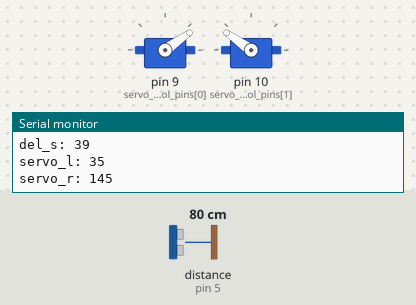
The sketch below on a simulated Arduino Uno, built with avr-gcc and run on an emulated ATmega328P. On the bench: 2 × servo, the last lines printed to the serial monitor. Wiring (inferred from the names in the program): ultrasonic range finder: trigger pin 2; echo pin 5. The test bench sets the inputs (shaded band); at power-on: distance to the obstacle (sensor on pin 5) 80 cm. The echo pulse lasts 58.3 µs per cm.

Above: at 1.2 s.
1.3 s: distance to the obstacle (sensor on pin 5) set to 4 cm
At 2.5 s:
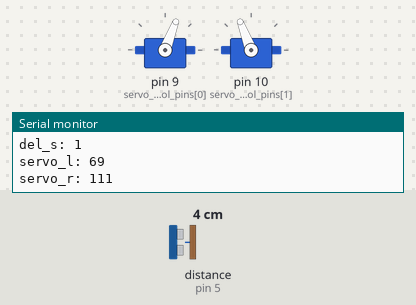
2.8 s: distance to the obstacle (sensor on pin 5) set to 35 cm
At 4.0 s:
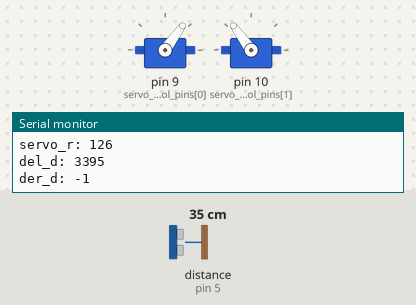
4.3 s: distance to the obstacle (sensor on pin 5) set to 2 cm
At 5.0 s:
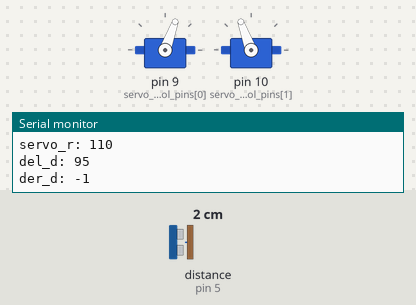
7.3 s: distance to the obstacle (sensor on pin 5) set to 120 cm
At 8.8 s:
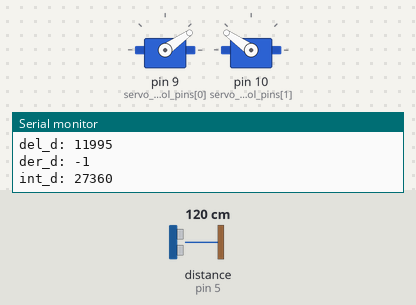
Timing chart, 0 to 9.8 s (numbered marks = the images above; inputs shaded):
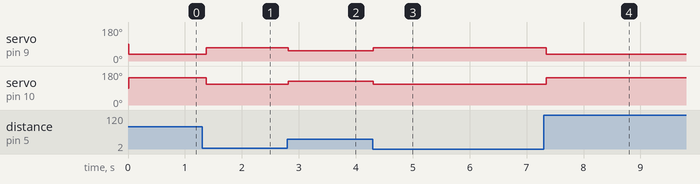

Measured:
- after the input at 1.3 s, servo on pin 9 (servo_control_pins[0]): 35° → 69° after 0.07 s; servo on pin 10 (servo_control_pins[1]): 145° → 111° after 0.07 s
- after the input at 2.8 s, servo on pin 9 (servo_control_pins[0]): 69° → 54° at once; servo on pin 10 (servo_control_pins[1]): 111° → 126° at once
- after the input at 4.3 s, servo on pin 9 (servo_control_pins[0]): 54° → 70° at once; servo on pin 10 (servo_control_pins[1]): 126° → 110° at once
- after the input at 7.3 s, servo on pin 9 (servo_control_pins[0]): 70° → 35° after 0.05 s; servo on pin 10 (servo_control_pins[1]): 110° → 145° after 0.05 s

The sketch:

drive_main.ino
```cpp
#include <Servo.h>

// note: all distances are in m

enum face { left, right, front };

int const sensor_count = 3;
int const sensor_trigger_pin = 2;
int const sensor_echo_pins[sensor_count] = { 3, 4, 5 };
long sensor_echo_distances[sensor_count];

int const servo_count = 2;
Servo servo_controllers[servo_count];
int const servo_control_pins[sensor_count] = { 9, 10 };
int const servo_full_speeds[sensor_count] = { 35, 145 };
int const servo_base_speeds[sensor_count] = { 70, 110 };
int const servo_stop_speed = 90;

// to-do: tune front (11/27/15)
float const pid_proportional[sensor_count] = { 0, 0, 0.005 };
float const pid_integral[sensor_count] = { 0, 0, 0 };
float const pid_derivative[sensor_count] = { 0, 0, 0 };

long const distance_boundary[sensor_count] = { 0, 0, 5 }; // meters

void setup()
{
  pinMode(sensor_trigger_pin, OUTPUT);
  servo_controllers[left].attach(servo_control_pins[left], 1000, 2000);
  servo_controllers[right].attach(servo_control_pins[right], 1000, 2000);
  Serial.begin(9600);
}

void loop()
{
  long static time_then = 0;
  long time_now = millis() / 1000;

  // time since last reading, seconds
  long time_delta = time_now - time_then;

  time_then = time_now;

  // distance to nearest obstacle, meters
  sensor_echo_distances[front] = sensor_read_distance(sensor_echo_pins[front], sensor_trigger_pin);

  long static distance_integral[sensor_count] = { 0, 0, 0 };
  long static distance_delta_then[sensor_count] = { 0, 0, 0 };

  // distance between boundary and obstacle
  long distance_delta_now[sensor_count] =
  {
    0,
    0,
    (sensor_echo_distances[front] - distance_boundary[front])
  };

  distance_integral[front] += (distance_delta_now[front] * time_delta);

  // speed approaching obstacle, m/s
  long distance_derivative[sensor_count] =
  {
    0,
    0,
    ((distance_delta_now[front] - distance_delta_then[front]) / time_delta)
  };

  distance_delta_then[front] = distance_delta_now[front];

  // change in speed to avoid obstacle using pid control
  int speed_delta[sensor_count] =
  {
    0,
    0,
    ((distance_delta_now[front] * pid_proportional[front]) +
    (distance_derivative[front] * pid_derivative[front])  +
    (distance_integral[front] * pid_integral[front]))
  };

  // change sign based on servo direction
  int servo_speeds[servo_count] =
  {
    servo_base_speeds[left] - speed_delta[front],
    servo_base_speeds[right] + speed_delta[front]
  };

  // servos can only go so fast
  if (servo_speeds[left] < servo_full_speeds[left])
    servo_speeds[left] = servo_full_speeds[left];

  if (servo_speeds[right] > servo_full_speeds[right])
    servo_speeds[right] = servo_full_speeds[right];

  // stop if neccessary
  if (servo_speeds[left] > servo_stop_speed)
    servo_speeds[left] = servo_stop_speed;

  if (servo_speeds[right] < servo_stop_speed)
    servo_speeds[right] = servo_stop_speed;

  // update servos with speed changes
  servo_controllers[left].write(servo_speeds[left]);
  servo_controllers[right].write(servo_speeds[right]);

  // print pid parameters
  Serial.print("del_d: ");
  Serial.println(distance_delta_now[front]);
  Serial.print("der_d: ");
  Serial.println(distance_derivative[front]);
  Serial.print("int_d: ");
  Serial.println(distance_integral[front]);
  Serial.print("del_s: ");
  Serial.println(speed_delta[front]);

  Serial.print("servo_l: "); Serial.println(servo_speeds[left]);
  Serial.print("servo_r: "); Serial.println(servo_speeds[right]);
}

long sensor_read_distance(int echo_pin, int trigger_pin)
{
  // trigger sensors
  digitalWrite(trigger_pin, HIGH);
  delayMicroseconds(5);
  digitalWrite(trigger_pin, LOW);

  long echo_duration = pulseIn(echo_pin, HIGH);

  return (echo_duration / 29 / 2) * 100; // meters
}
```
